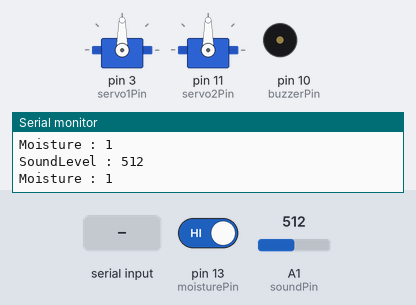
The sketch below on a simulated Arduino Mega 2560, built with avr-gcc and run on an emulated ATmega2560. On the bench: 2 × servo, buzzer (waves = sounding), the last lines printed to the serial monitor. The test bench sets the inputs (shaded band); at power-on: pin 13 (moisturePin) HIGH, A1 (soundPin) = 512.

Above: at 1.2 s.
1.3 s: "1\n" received over the second serial link
At 3.91 s:
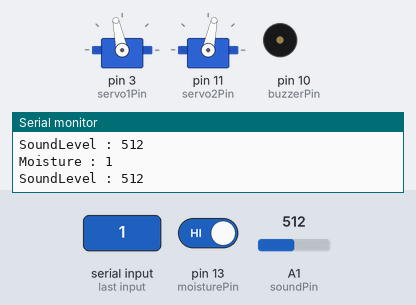
4.4 s: pin 13 (moisturePin) driven LOW
At 4.68 s:
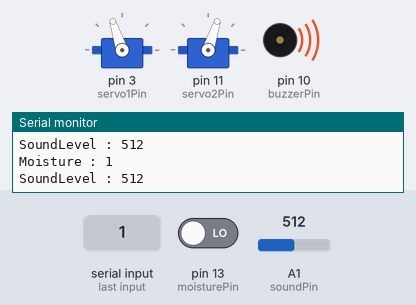
At 6.81 s:
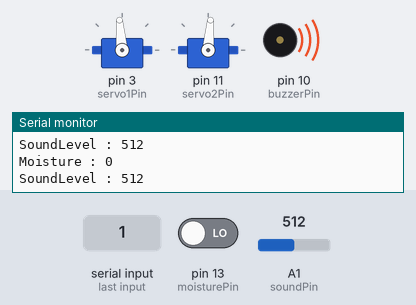
7.5 s: "0\n" received over the second serial link
10.6 s: A1 (soundPin) set to 111
13.7 s: A1 (soundPin) set to 95
Timing chart, 0 to 16.7 s (numbered marks = the images above; inputs shaded):
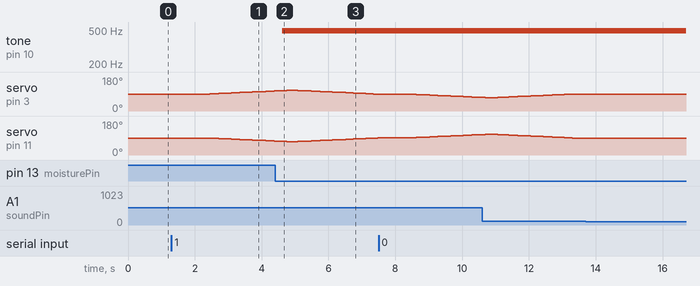

Measured:
- after the input at 1.3 s, servo on pin 3 (servo1Pin): moves from 90° to 106° over 1.9 s, starting after 1.2 s; servo on pin 11 (servo2Pin): moves from 90° to 74° over 1.9 s, starting after 1.2 s
- after the input at 4.4 s, tone on pin 10 (buzzerPin): silent → 490 Hz after 0.22 s

The sketch:

SmartCraddle.ino
```cpp
#include <Servo.h>
#include <pt.h>

#define servo1Pin 3
#define servo2Pin 11
#define moisturePin 13
#define soundPin A1
#define buzzerPin 10

#define PT_DELAY(pt, ms, ts)\
  ts = millis();\
  PT_WAIT_WHILE(pt, millis()-ts < (ms));

struct pt pt_soundTask;
struct pt pt_servoTask;
struct pt pt_moistureTask;
struct pt pt_buzzerTask;
struct pt pt_sendSerial;
struct pt pt_maxTask;

int soundLevel = 0;
int moisture = 1;
int maxDegree = 20;
int servoSpeed = 0;
int deltaDegree = 0;
int tempServoSpeed = 0;
int maxInSecond = 0;
String wet = "D";
String recievedMSG = "0";
#define detected 0
#define notDetected 1

Servo servo1;
Servo servo2;


PT_THREAD(soundTask(struct pt* pt)) {
  static uint32_t ts;
  PT_BEGIN(pt);
  while (1) {
    soundLevel = analogRead(soundPin);
    if (maxInSecond < soundLevel) maxInSecond = soundLevel;
    PT_DELAY(pt, 500, ts);
  }
  PT_END(pt);
}

PT_THREAD(servoTask(struct pt* pt)) {
  static uint32_t ts;
  PT_BEGIN(pt);
  while (1) {

    if ( (servoSpeed == 0 && deltaDegree != 0) || servoSpeed) {
      if (deltaDegree <= 20) {
        servo1.write(90 + deltaDegree);
        servo2.write(90 - deltaDegree);
      } else if ( deltaDegree <= 40 ) {
        servo1.write(90 + 40 - deltaDegree);
        servo2.write(90 - 40 + deltaDegree);
      } else if ( deltaDegree <= 60 ) {
        servo1.write(90 + 40 - deltaDegree);
        servo2.write(90 - 40 + deltaDegree);
      } else if ( deltaDegree <= 80 ) {
        servo1.write(90 - 80 + deltaDegree);
        servo2.write(90 + 80 - deltaDegree);
      }
      if (servoSpeed != 0) {
        tempServoSpeed = servoSpeed;
        deltaDegree += servoSpeed;
      } else {
        deltaDegree += tempServoSpeed;
      }
      if (deltaDegree > 80) {
        deltaDegree = 0;
      }
      PT_DELAY(pt, 100, ts);
    } else {
      servo1.write(90);
      servo2.write(90);
      PT_DELAY(pt, 2000, ts);
    }

  }
  PT_END(pt);
}

PT_THREAD(moistureTask(struct pt* pt)) {
  static uint32_t ts;
  PT_BEGIN(pt);
  while (1) {
    moisture = digitalRead(moisturePin);
    PT_DELAY(pt, 300, ts);
  }
  PT_END(pt);
}

PT_THREAD(buzzerTask(struct pt* pt)) {
  static uint32_t ts;
  PT_BEGIN(pt);
  while (1) {

    if (moisture == detected) {
      wet = "W";
      analogWrite(buzzerPin, 100);
    } else {
      analogWrite(buzzerPin, 0);
      wet = "D";
    }
    PT_DELAY(pt, 300, ts);
  }
  PT_END(pt);
}

PT_THREAD(sendSerial (struct pt* pt)) {
  static uint32_t ts;
  PT_BEGIN(pt);
  while (1) {
    Serial1.println(wet + String(maxInSecond));
    maxInSecond = 0;
    PT_DELAY(pt, 1000, ts);
  }
  PT_END(pt);
}


void serialEvent() {
  if (Serial1.available() > 0) {
    recievedMSG = Serial1.readStringUntil('\r');
    Serial.println("Value Recieve : " + recievedMSG);
    switch (recievedMSG.charAt(0)) {
      case '0':
        servoSpeed = 0;
        break;
      case '1':
        servoSpeed = 1;
        break;
      case '2':
        servoSpeed = 2;
        break;
    }
    Serial1.flush();
  }
}

void setup() {
  pinMode(soundPin, INPUT);
  pinMode(moisturePin, INPUT);
  pinMode(buzzerPin, OUTPUT);
  servo1.attach(servo1Pin);
  servo2.attach(servo2Pin);

  PT_INIT(&pt_moistureTask);
  PT_INIT(&pt_buzzerTask);
  PT_INIT(&pt_soundTask);
  PT_INIT(&pt_sendSerial);
  PT_INIT(&pt_servoTask);
  Serial.begin(9600);
  Serial1.begin(115200);


}

void loop() {
  moistureTask(&pt_moistureTask);
  buzzerTask(&pt_buzzerTask);
  soundTask(&pt_soundTask);
  sendSerial(&pt_sendSerial);
  servoTask(&pt_servoTask);
  serialEvent();
  Serial.println("Moisture : " + String(moisture));
  Serial.println("SoundLevel : " + String(soundLevel));

}
```
